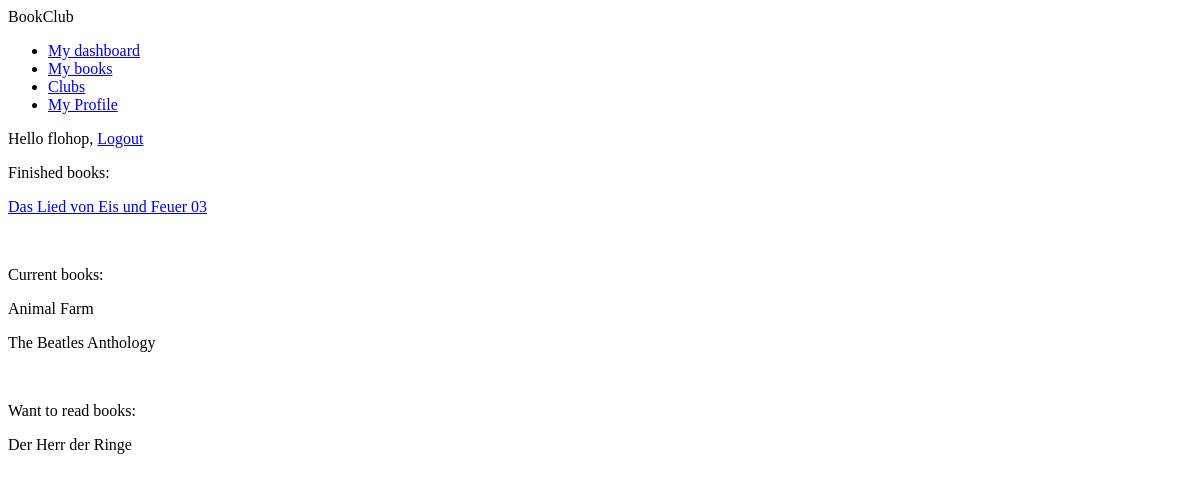
Page /book/my-books/ (signed in) on the earlier database version.
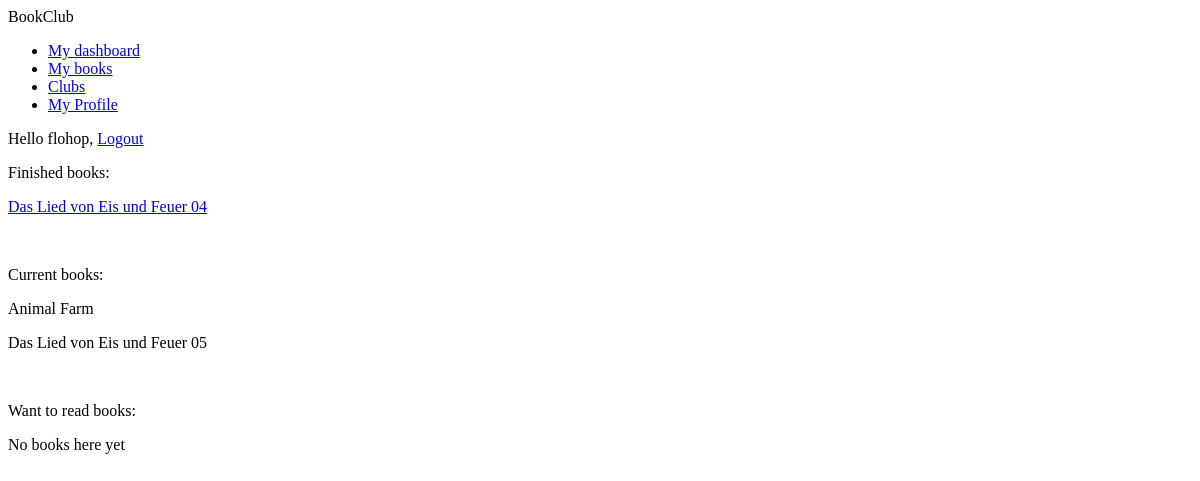
Same page on the later database version.
### book/models.py (models this page shows, shortened)
class Book(models.Model):
    book_name = models.CharField(max_length=255)
    book_author = models.CharField(max_length=255)
    book_description = models.TextField(max_length=10000, blank=True, null=True)
    slug = models.SlugField(blank=True, max_length=255)
    people_read_book = models.ManyToManyField(Profile, related_name="people_read_book", blank=True)
    people_reading_book = models.ManyToManyField(Profile, related_name="people_reading_book", blank=True)
    people_want_to_read_book = models.ManyToManyField(Profile, related_name="people_want_to_read_book", blank=True)
    now = datetime.datetime.now()
    book_release_year = models.IntegerField(blank=True, null=True,
                                            validators=[MinValueValidator(0), MaxValueValidator(now.year)])
    book_language = models.CharField(max_length=50, blank=True, null=True)
    book_categories = models.CharField(max_length=50, null=True, blank=True)
    book_cover_image = models.ImageField(upload_to='images/book_covers/',
                                         default='images/book_covers/no_cover.png', max_length=500)
    book_isbn_number = models.CharField(max_length=17)
    book_page_number = models.IntegerField(blank=True, null=True)  # the number of pages in the book
    book_read_pages = models.IntegerField(blank=True, null=True)  # indicates how far one has read the book
    likes = models.ManyToManyField(User, related_name='book_likes', blank=True)
    amazon_link = models.URLField(blank=True, null=True)
    def __str__(self):
        return self.book_name
    def get_absolute_url(self):
        return reverse('book:book_detail', args=[self.id, self.slug])
    class Meta:
        ordering = ['book_name']
    post_delete.connect(file_cleanup, sender=book_cover_image, dispatch_uid="book.image.file_cleanup")

### book/views.py (the view)
# urls.py: path('my-books/', views.all_books_view, name="all_books_view"),
@login_required
def all_books_view(request):
    user_id = request.user.id
    user = User.objects.get(id=user_id)
    profile = Profile.objects.get(user=user)
    read_books = profile.people_read_book.all()
    current_books = profile.people_reading_book.all()
    want_to_read_books = profile.people_want_to_read_book.all()
    print("User id: " + str(profile.user.id))
    return render(request, 'book/all_books_showcase.html', {'read_books': read_books,
                                                            'current_books': current_books,
                                                            'want_to_read_books': want_to_read_books})

### book/templates/book/all_books_showcase.html (shortened to what this page needs)
{% extends "base.html" %}
{% block content %}
    <p>Finished books:</p>
    {% for book in read_books %}
        <p><a href="{{ book.get_absolute_url }}">{{ book}}</a></p>
    {% endfor %}
    <br />
    <p>Current books:</p>
    {% for book in current_books %}
        <p>{{ book }}</p>
    {% empty %}
        <p>No books here yet</p>
    {% endfor %}
    <br />
    <p>Want to read books:</p>
    {% for book in want_to_read_books %}
        <p>{{ book }}</p>
    {% empty %}
        <p>No books here yet</p>
    {% endfor %}
{% endblock %}

Differences in the rows shown:
removed Book: book_name "Das Lied von Eis und Feuer 03"
removed Book: book_name "The Beatles Anthology"
removed Book: book_name "Der Herr der Ringe"
added Book: book_name "Das Lied von Eis und Feuer 04"
added Book: book_name "Das Lied von Eis und Feuer 05"
Other differences:
text now shown: "No books here yet"
